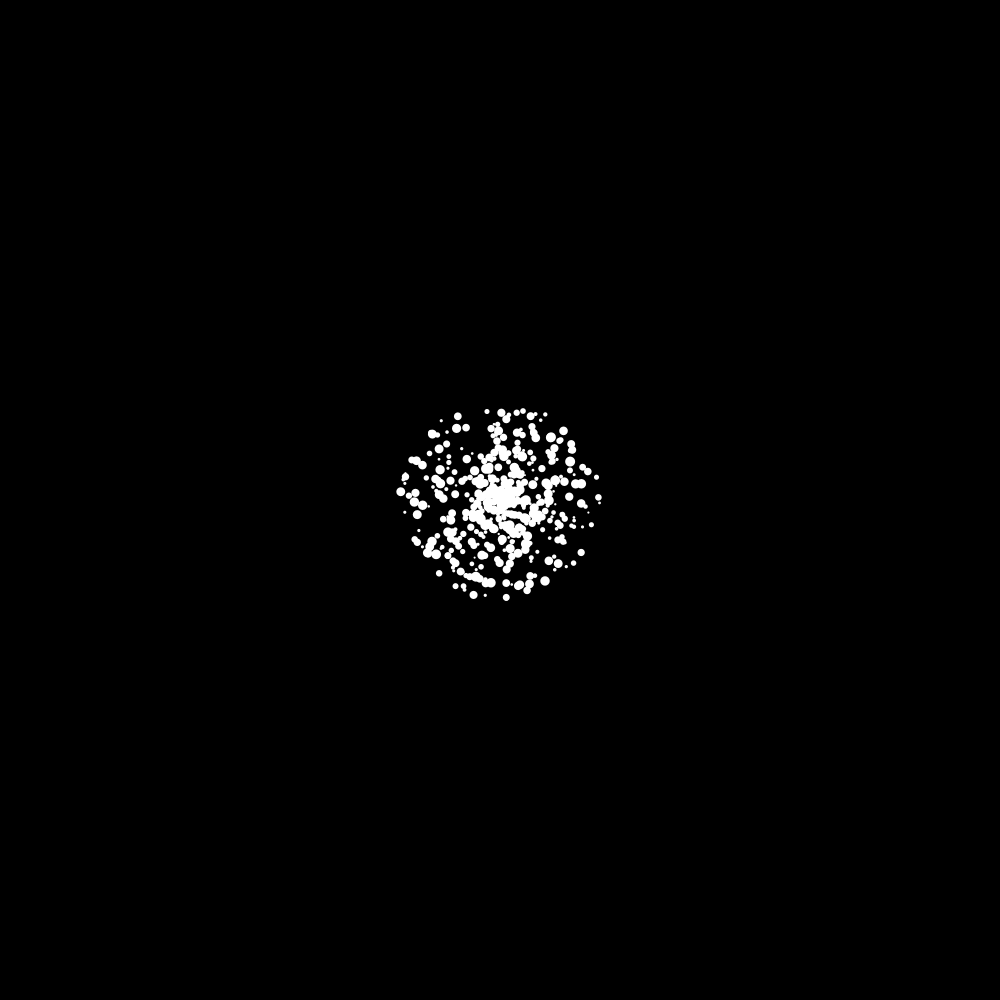
Frame 1 (no input)
Frame 60 (the mouse pressed at the canvas centre just before this capture): identical to frame 1, image omitted
Frame 120 (the mouse held since frame 60 and released just before this capture): identical to frame 1, image omitted

The Processing sketch that drew this single still picture (run headless with seeded random() and noise(); from frame 60 on, the mouse is pressed at the canvas centre):

// Processing sketch: pelotitasConcentricasRandom
// ── pelotitasConcentricasRandom.pde
int nElementos = 500;
PVector [] positions = new PVector [nElementos];
PVector center;
float maxRadius = 100;
float minSize = 2;
float maxSize = 10;


void setup() {
  size(1000, 1000);
  center = new PVector(width/2, height/2);

  for (int i=0; i<positions.length; i++) {
    float angle = radians(random(2,12)*i);
    float radius = random(maxRadius);
    float x = center.x + cos(angle)*radius;
    float y = center.y + sin(angle)*radius;
    positions[i] = new PVector(x, y, random(minSize, maxSize));
  }
}

void draw() {
  background(0);
  noStroke();
  for (int i=0; i<positions.length; i++) {
    ellipse(positions[i].x, positions[i].y, positions[i].z, positions[i].z);
  }
}

void mouseDragged() {
  for (int i=0; i<positions.length; i++) {
    float angle = radians(random(2,12)*i);
    float radius = random(map(mouseX,0,width,0,width/2));
    float x = center.x + cos(angle)*radius;
    float y = center.y + sin(angle)*radius;
    positions[i] = new PVector(x, y, random(minSize, maxSize));
  }
}
